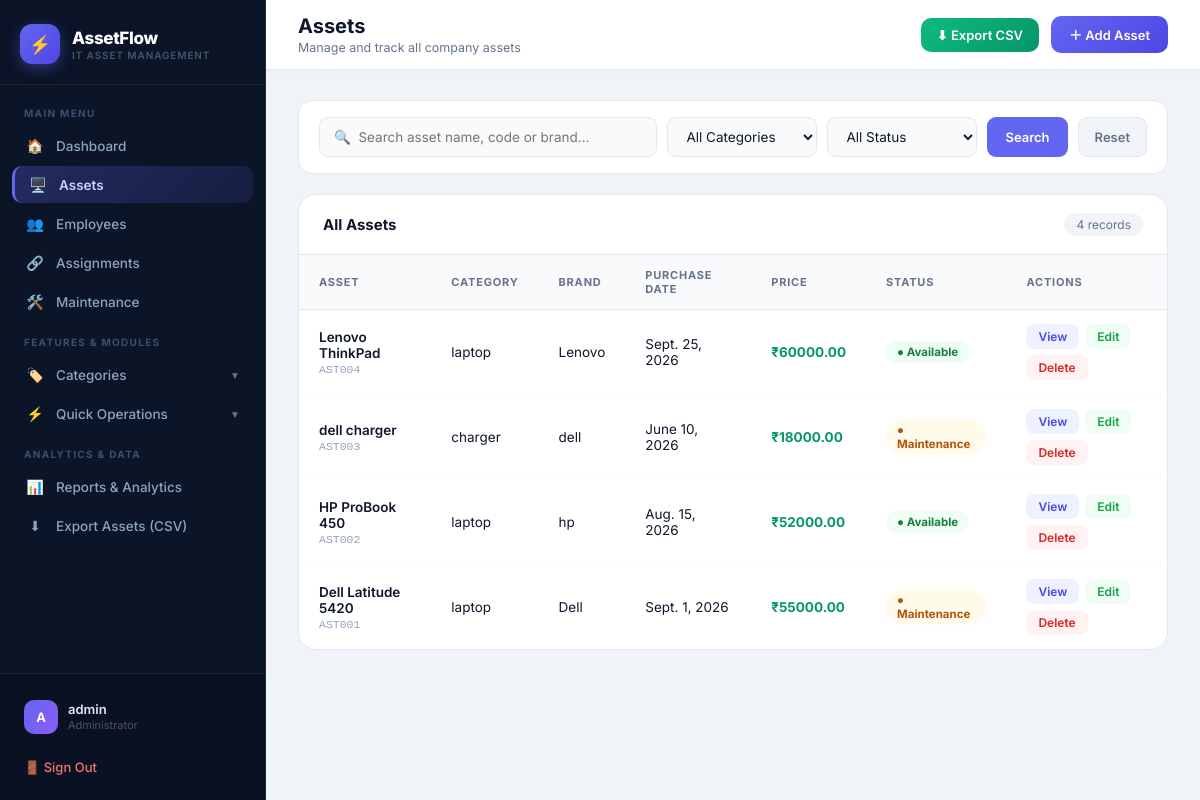
The app's page /assets/ (signed in) with its own data.
### assets/models.py (models this page shows, shortened)
class Asset(models.Model):
    STATUS_CHOICES = [
        ('Available', 'Available'),
        ('Assigned', 'Assigned'),
        ('Maintenance', 'Maintenance'),
        ('Retired', 'Retired'),
    ]
    asset_name = models.CharField(max_length=150)
    asset_code = models.CharField(max_length=50, unique=True)
    category = models.ForeignKey(Category, on_delete=models.PROTECT)
    brand = models.CharField(max_length=100)
    purchase_date = models.DateField()
    purchase_price = models.DecimalField(max_digits=10, decimal_places=2)
    status = models.CharField(
        max_length=20,
        choices=STATUS_CHOICES,
        default='Available'
    )

class Category(models.Model):
    name = models.CharField(max_length=100, unique=True)
    description = models.TextField(blank=True)
    class Meta:
        verbose_name_plural = "Categories"

### assets/views.py (the view)
# urls.py: path('assets/', views.assets_list, name='assets_list'),
@login_required(login_url='login')
def assets_list(request):
    assets = Asset.objects.select_related('category').all().order_by('-id')
    categories = Category.objects.all()
    search = request.GET.get("search", "").strip()
    category = request.GET.get("category", "").strip()
    status = request.GET.get("status", "").strip()
    if search:
        assets = assets.filter(
            Q(asset_name__icontains=search) |
            Q(asset_code__icontains=search) |
            Q(brand__icontains=search)
        )
    if category:
        assets = assets.filter(category_id=category)
    if status:
        assets = assets.filter(status=status)
    return render(
        request,
        "assets/assets_list.html",
        {
            "assets": assets,
            "categories": categories,
            "search": search,
            "category": category,
            "status": status,
        }
    )

### assets/templates/assets/assets_list.html (shortened to what this page needs)
{% extends "assets/base.html" %}
{% block nav_assets %}active{% endblock %}
{% block page_title %}Assets{% endblock %}
{% block page_subtitle %}Manage and track all company assets{% endblock %}
{% block topbar_actions %}
    <a href="{% url 'export_assets_csv' %}" class="btn-green">⬇ Export CSV</a>
    <a href="{% url 'add_asset' %}" class="btn-primary">＋ Add Asset</a>
{% endblock %}
{% block content %}
<form method="GET" class="search-bar">
    <input type="text" name="search" value="{{ search|default:'' }}" placeholder="🔍  Search asset name, code or brand...">
    <select name="category">
        <option value="">All Categories</option>
    </select>
    <select name="status">
        <option value="">All Status</option>
    </select>
    <button type="submit" class="btn-search">Search</button>
    <a href="{% url 'assets_list' %}" class="btn-reset">Reset</a>
</form>
<div class="table-card">
    <div class="table-head">
        <h2>All Assets</h2>
        <span class="count">{{ assets|length }} record{{ assets|length|pluralize }}</span>
    </div>
    <table>
        <thead>
            <tr>
                <th>Asset</th><th>Category</th><th>Brand</th>
                <th>Purchase Date</th><th>Price</th><th>Status</th><th>Actions</th>
            </tr>
        </thead>
        <tbody>
        {% for asset in assets %}
        <tr>
            <td>
                <a href="{% url 'asset_detail' asset.id %}" class="asset-name" style="text-decoration:none;color:inherit;">{{ asset.asset_name }}</a>
                <div class="asset-code">{{ asset.asset_code }}</div>
            </td>
            <td>{{ asset.category.name }}</td>
            <td>{{ asset.brand }}</td>
            <td>{{ asset.purchase_date }}</td>
            <td class="price">₹{{ asset.purchase_price }}</td>
            <td>
                {% if asset.status == "Available" %}<span class="badge badge-avail">● Available</span>
                {% elif asset.status == "Assigned" %}<span class="badge badge-assign">● Assigned</span>
                {% elif asset.status == "Maintenance" %}<span class="badge badge-maint">● Maintenance</span>
                {% else %}<span class="badge badge-retir">● Retired</span>{% endif %}
            </td>
            <td>
                <div class="action-btns">
                    <a href="{% url 'asset_detail' asset.id %}" class="btn-sm btn-view">View</a>
                    <a href="{% url 'edit_asset' asset.id %}" class="btn-sm btn-edit">Edit</a>
                    <a href="{% url 'delete_asset' asset.id %}" class="btn-sm btn-delete">Delete</a>
                </div>
            </td>
        </tr>
        {% endfor %}
        </tbody>
    </table>
</div>
{% endblock %}

### assets/templates/assets/base.html (shortened to what this page needs)
<!DOCTYPE html>
<html lang="en">
<head>
</head>
<body>
<aside class="sidebar" id="sidebar">
    <div class="sidebar-brand">
        <div class="sidebar-icon">⚡</div>
        <div class="sidebar-brand-text">
            <div class="name">AssetFlow</div>
            <div class="sub">IT Asset Management</div>
        </div>
    </div>
    <nav class="sidebar-nav">
        <div class="nav-label">Main Menu</div>
        <a href="{% url 'dashboard' %}" class="nav-a {% block nav_dashboard %}{% endblock %}"><span class="ico">🏠</span> <span>Dashboard</span></a>
        <a href="{% url 'assets_list' %}" class="nav-a {% block nav_assets %}{% endblock %}"><span class="ico">🖥️</span> <span>Assets</span></a>
        <a href="{% url 'employees_list' %}" class="nav-a {% block nav_employees %}{% endblock %}"><span class="ico">👥</span> <span>Employees</span></a>
        <a href="{% url 'assignments_list' %}" class="nav-a {% block nav_assignments %}{% endblock %}"><span class="ico">🔗</span> <span>Assignments</span></a>
        <a href="{% url 'maintenance_list' %}" class="nav-a {% block nav_maintenance %}{% endblock %}"><span class="ico">🛠️</span> <span>Maintenance</span></a>
        <div class="nav-label">Features &amp; Modules</div>
        <div class="nav-a nav-toggle-btn {% block nav_categories_open %}{% endblock %}" onclick="toggleSubNav('cat-subnav', this)">
            <div style="display:flex;align-items:center;gap:11px;">
                <span class="ico">🏷️</span> <span>Categories</span>
            </div>
            <span class="nav-toggle-arrow">▼</span>
        </div>
        <div class="nav-a nav-toggle-btn {% block nav_quick_open %}{% endblock %}" onclick="toggleSubNav('actions-subnav', this)">
            <div style="display:flex;align-items:center;gap:11px;">
                <span class="ico">⚡</span> <span>Quick Operations</span>
            </div>
            <span class="nav-toggle-arrow">▼</span>
        </div>
        <div class="nav-label">Analytics &amp; Data</div>
        <a href="{% url 'reports' %}" class="nav-a {% block nav_reports %}{% endblock %}"><span class="ico">📊</span> <span>Reports &amp; Analytics</span></a>
        <a href="{% url 'export_assets_csv' %}" class="nav-a {% block nav_export %}{% endblock %}"><span class="ico">⬇</span> <span>Export Assets (CSV)</span></a>
    </nav>
    <div class="sidebar-bottom">
        <div class="user-card">
            <div class="user-av">{{ request.user.username|slice:":1"|upper }}</div>
            <div>
                <div class="user-name">{{ request.user.username }}</div>
                <div class="user-role">Administrator</div>
            </div>
        </div>
        <a href="{% url 'logout' %}" class="logout-a">🚪 Sign Out</a>
    </div>
</aside>
<main class="main">
    <header class="topbar">
        <div style="display:flex;align-items:center;gap:14px;">
            <div class="tb-left">
                <h1>{% block page_title %}AssetFlow{% endblock %}</h1>
                <p>{% block page_subtitle %}{% endblock %}</p>
            </div>
        </div>
        <div class="tb-right">{% block topbar_actions %}{% endblock %}</div>
    </header>
    <div class="content">
        {% block content %}{% endblock %}
    </div>
</main>
</body>
</html>

### records on screen
Asset: asset_name "Lenovo ThinkPad", asset_code "AST004", category.name "laptop", brand "Lenovo", purchase_date "Sept. 25, 2026", purchase_price "60000.00", status "● Available"
Asset: asset_name "dell charger", asset_code "AST003", category.name "charger", brand "dell", purchase_date "June 10, 2026", purchase_price "18000.00", status "● Maintenance"
Asset: asset_name "HP ProBook 450", asset_code "AST002", category.name "laptop", brand "hp", purchase_date "Aug. 15, 2026", purchase_price "52000.00", status "● Available"
Asset: asset_name "Dell Latitude 5420", asset_code "AST001", category.name "laptop", brand "Dell", purchase_date "Sept. 1, 2026", purchase_price "55000.00", status "● Maintenance"

### other values on screen
{{ request.user.username|slice:":1"|upper }} "A"
{{ request.user.username }} "admin"
{{ assets|length }} "4"
